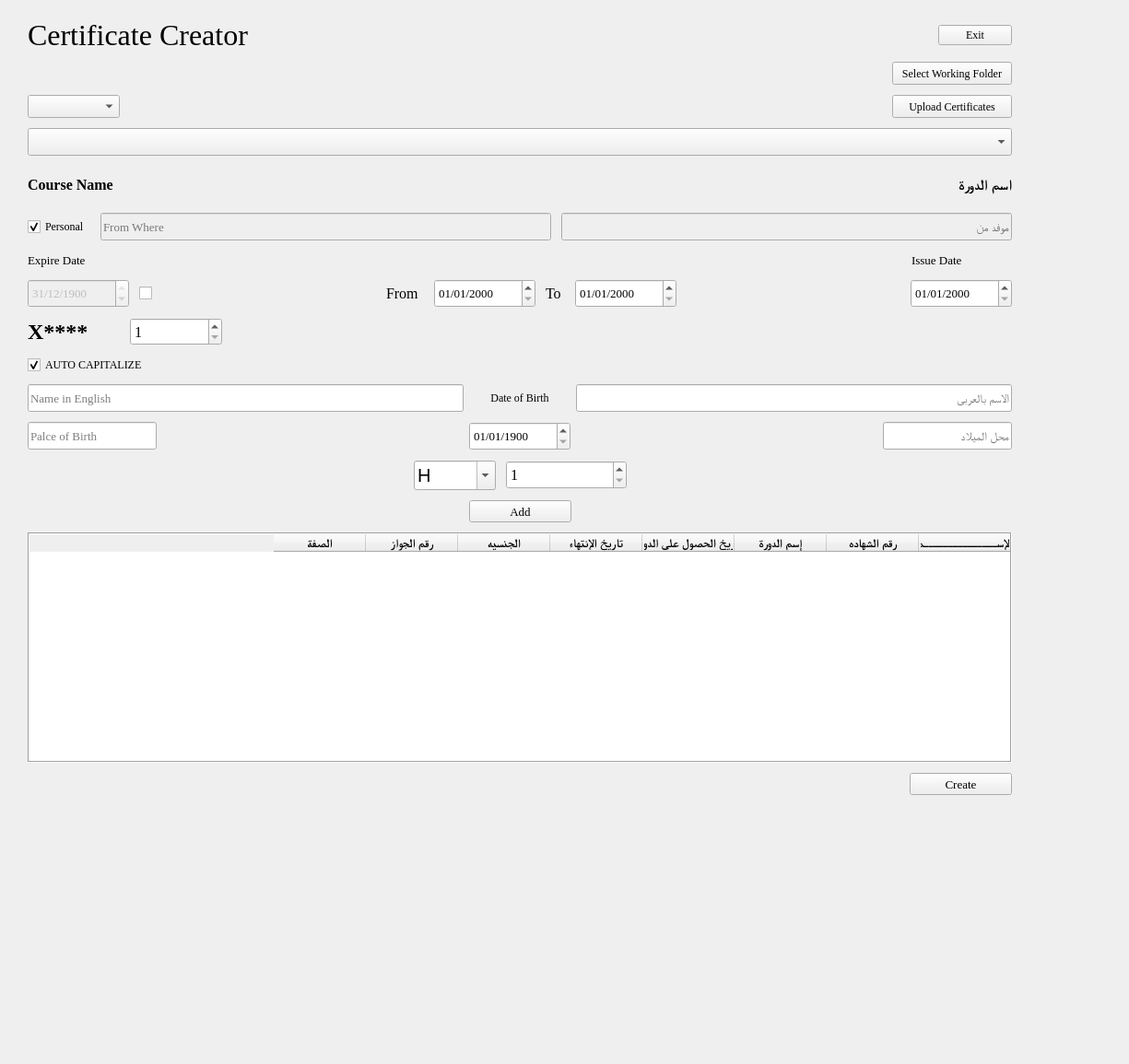
<?xml version="1.0" encoding="UTF-8"?>
<ui version="4.0">
 <class>Form</class>
 <widget class="QWidget" name="Form">
  <property name="geometry">
   <rect>
    <x>0</x>
    <y>0</y>
    <width>1225</width>
    <height>1155</height>
   </rect>
  </property>
  <property name="windowTitle">
   <string>Form</string>
  </property>
  <widget class="QWidget" name="verticalLayoutWidget">
   <property name="geometry">
    <rect>
     <x>10</x>
     <y>10</y>
     <width>1108</width>
     <height>924</height>
    </rect>
   </property>
   <layout class="QVBoxLayout" name="verticalLayout">
    <property name="spacing">
     <number>11</number>
    </property>
    <property name="leftMargin">
     <number>20</number>
    </property>
    <property name="topMargin">
     <number>10</number>
    </property>
    <property name="rightMargin">
     <number>20</number>
    </property>
    <property name="bottomMargin">
     <number>10</number>
    </property>
    <item>
     <layout class="QHBoxLayout" name="horizontalLayout_9">
      <item>
       <widget class="QLabel" name="Title">
        <property name="font">
         <font>
          <family>Times New Roman</family>
          <pointsize>24</pointsize>
         </font>
        </property>
        <property name="text">
         <string>Certificate Creator</string>
        </property>
        <property name="alignment">
         <set>Qt::AlignCenter</set>
        </property>
       </widget>
      </item>
      <item>
       <spacer name="horizontalSpacer_10">
        <property name="font">
         <font>
          <family>Times New Roman</family>
         </font>
        </property>
        <property name="orientation">
         <enum>Qt::Horizontal</enum>
        </property>
        <property name="sizeHint" stdset="0">
         <size>
          <width>40</width>
          <height>20</height>
         </size>
        </property>
       </spacer>
      </item>
      <item>
       <widget class="QPushButton" name="exit">
        <property name="font">
         <font>
          <family>Times New Roman</family>
         </font>
        </property>
        <property name="toolTip">
         <string>Exit Program</string>
        </property>
        <property name="text">
         <string>Exit</string>
        </property>
       </widget>
      </item>
     </layout>
    </item>
    <item>
     <layout class="QHBoxLayout" name="horizontalLayout_18"/>
    </item>
    <item>
     <layout class="QHBoxLayout" name="horizontalLayout">
      <property name="sizeConstraint">
       <enum>QLayout::SetDefaultConstraint</enum>
      </property>
      <item>
       <spacer name="horizontalSpacer_2">
        <property name="font">
         <font>
          <family>Times New Roman</family>
         </font>
        </property>
        <property name="orientation">
         <enum>Qt::Horizontal</enum>
        </property>
        <property name="sizeHint" stdset="0">
         <size>
          <width>40</width>
          <height>20</height>
         </size>
        </property>
       </spacer>
      </item>
      <item>
       <widget class="QLabel" name="workingPath">
        <property name="minimumSize">
         <size>
          <width>420</width>
          <height>20</height>
         </size>
        </property>
        <property name="font">
         <font>
          <family>Times New Roman</family>
         </font>
        </property>
        <property name="text">
         <string/>
        </property>
        <property name="alignment">
         <set>Qt::AlignRight|Qt::AlignTrailing|Qt::AlignVCenter</set>
        </property>
       </widget>
      </item>
      <item>
       <widget class="QPushButton" name="pickDirectory">
        <property name="minimumSize">
         <size>
          <width>130</width>
          <height>25</height>
         </size>
        </property>
        <property name="font">
         <font>
          <family>Times New Roman</family>
         </font>
        </property>
        <property name="toolTip">
         <string>Select Folder to save Certificates and Letter</string>
        </property>
        <property name="text">
         <string>Select Working Folder</string>
        </property>
       </widget>
      </item>
     </layout>
    </item>
    <item>
     <layout class="QHBoxLayout" name="horizontalLayout_13">
      <item>
       <widget class="QComboBox" name="issuer">
        <property name="minimumSize">
         <size>
          <width>100</width>
          <height>25</height>
         </size>
        </property>
        <property name="font">
         <font>
          <family>Times New Roman</family>
         </font>
        </property>
        <property name="toolTip">
         <string>Select Issuer for the Certificates</string>
        </property>
        <property name="placeholderText">
         <string>Issuer Name</string>
        </property>
       </widget>
      </item>
      <item>
       <spacer name="horizontalSpacer_6">
        <property name="orientation">
         <enum>Qt::Horizontal</enum>
        </property>
        <property name="sizeHint" stdset="0">
         <size>
          <width>40</width>
          <height>20</height>
         </size>
        </property>
       </spacer>
      </item>
      <item>
       <widget class="QLabel" name="CertError">
        <property name="minimumSize">
         <size>
          <width>420</width>
          <height>20</height>
         </size>
        </property>
        <property name="font">
         <font>
          <family>Times New Roman</family>
         </font>
        </property>
        <property name="acceptDrops">
         <bool>false</bool>
        </property>
        <property name="text">
         <string/>
        </property>
        <property name="alignment">
         <set>Qt::AlignRight|Qt::AlignTrailing|Qt::AlignVCenter</set>
        </property>
       </widget>
      </item>
      <item>
       <widget class="QPushButton" name="uploadCerts">
        <property name="minimumSize">
         <size>
          <width>130</width>
          <height>25</height>
         </size>
        </property>
        <property name="font">
         <font>
          <family>Times New Roman</family>
         </font>
        </property>
        <property name="toolTip">
         <string>Upload / Update Certificate</string>
        </property>
        <property name="text">
         <string>Upload Certificates</string>
        </property>
       </widget>
      </item>
     </layout>
    </item>
    <item>
     <widget class="QComboBox" name="course">
      <property name="minimumSize">
       <size>
        <width>0</width>
        <height>30</height>
       </size>
      </property>
      <property name="font">
       <font>
        <family>Times New Roman</family>
        <pointsize>10</pointsize>
       </font>
      </property>
      <property name="toolTip">
       <string>Select Course</string>
      </property>
      <property name="currentText">
       <string/>
      </property>
      <property name="placeholderText">
       <string>Course Name</string>
      </property>
      <property name="modelColumn">
       <number>0</number>
      </property>
     </widget>
    </item>
    <item>
     <layout class="QHBoxLayout" name="horizontalLayout_7">
      <item>
       <widget class="QLabel" name="Course_Name_En">
        <property name="minimumSize">
         <size>
          <width>0</width>
          <height>40</height>
         </size>
        </property>
        <property name="font">
         <font>
          <family>Times New Roman</family>
          <pointsize>12</pointsize>
          <bold>true</bold>
         </font>
        </property>
        <property name="text">
         <string>Course Name</string>
        </property>
        <property name="wordWrap">
         <bool>true</bool>
        </property>
       </widget>
      </item>
      <item>
       <widget class="QLabel" name="Course_Name_Ar">
        <property name="minimumSize">
         <size>
          <width>0</width>
          <height>40</height>
         </size>
        </property>
        <property name="font">
         <font>
          <family>Times New Roman</family>
          <pointsize>12</pointsize>
          <bold>true</bold>
         </font>
        </property>
        <property name="text">
         <string>اسم الدورة</string>
        </property>
        <property name="wordWrap">
         <bool>true</bool>
        </property>
       </widget>
      </item>
     </layout>
    </item>
    <item>
     <layout class="QHBoxLayout" name="horizontalLayout_15">
      <item>
       <widget class="QCheckBox" name="isPersonal">
        <property name="maximumSize">
         <size>
          <width>70</width>
          <height>16777215</height>
         </size>
        </property>
        <property name="font">
         <font>
          <family>Times New Roman</family>
         </font>
        </property>
        <property name="text">
         <string>Personal</string>
        </property>
        <property name="checked">
         <bool>true</bool>
        </property>
       </widget>
      </item>
      <item>
       <widget class="QLineEdit" name="fromWhere_en">
        <property name="enabled">
         <bool>false</bool>
        </property>
        <property name="minimumSize">
         <size>
          <width>350</width>
          <height>30</height>
         </size>
        </property>
        <property name="font">
         <font>
          <family>Times New Roman</family>
          <pointsize>10</pointsize>
         </font>
        </property>
        <property name="cursorPosition">
         <number>0</number>
        </property>
        <property name="dragEnabled">
         <bool>false</bool>
        </property>
        <property name="placeholderText">
         <string>From Where</string>
        </property>
        <property name="clearButtonEnabled">
         <bool>true</bool>
        </property>
       </widget>
      </item>
      <item>
       <widget class="QLineEdit" name="fromWhere_ar">
        <property name="enabled">
         <bool>false</bool>
        </property>
        <property name="minimumSize">
         <size>
          <width>350</width>
          <height>30</height>
         </size>
        </property>
        <property name="font">
         <font>
          <family>Times New Roman</family>
          <pointsize>10</pointsize>
         </font>
        </property>
        <property name="cursorPosition">
         <number>0</number>
        </property>
        <property name="alignment">
         <set>Qt::AlignLeading|Qt::AlignLeft|Qt::AlignVCenter</set>
        </property>
        <property name="dragEnabled">
         <bool>false</bool>
        </property>
        <property name="placeholderText">
         <string>موفد من</string>
        </property>
        <property name="clearButtonEnabled">
         <bool>true</bool>
        </property>
       </widget>
      </item>
     </layout>
    </item>
    <item>
     <layout class="QHBoxLayout" name="horizontalLayout_10">
      <item>
       <widget class="QLabel" name="label_3">
        <property name="minimumSize">
         <size>
          <width>91</width>
          <height>20</height>
         </size>
        </property>
        <property name="maximumSize">
         <size>
          <width>91</width>
          <height>20</height>
         </size>
        </property>
        <property name="font">
         <font>
          <family>Times New Roman</family>
          <pointsize>10</pointsize>
         </font>
        </property>
        <property name="text">
         <string>Expire Date</string>
        </property>
       </widget>
      </item>
      <item>
       <spacer name="horizontalSpacer_15">
        <property name="orientation">
         <enum>Qt::Horizontal</enum>
        </property>
        <property name="sizeHint" stdset="0">
         <size>
          <width>40</width>
          <height>20</height>
         </size>
        </property>
       </spacer>
      </item>
      <item>
       <widget class="QLabel" name="rulesCode">
        <property name="minimumSize">
         <size>
          <width>800</width>
          <height>0</height>
         </size>
        </property>
        <property name="font">
         <font>
          <family>Times New Roman</family>
          <pointsize>12</pointsize>
          <bold>true</bold>
         </font>
        </property>
        <property name="text">
         <string/>
        </property>
        <property name="alignment">
         <set>Qt::AlignCenter</set>
        </property>
        <property name="wordWrap">
         <bool>true</bool>
        </property>
       </widget>
      </item>
      <item>
       <spacer name="horizontalSpacer_7">
        <property name="font">
         <font>
          <family>Times New Roman</family>
         </font>
        </property>
        <property name="orientation">
         <enum>Qt::Horizontal</enum>
        </property>
        <property name="sizeHint" stdset="0">
         <size>
          <width>40</width>
          <height>20</height>
         </size>
        </property>
       </spacer>
      </item>
      <item>
       <widget class="QLabel" name="label">
        <property name="minimumSize">
         <size>
          <width>109</width>
          <height>20</height>
         </size>
        </property>
        <property name="maximumSize">
         <size>
          <width>91</width>
          <height>20</height>
         </size>
        </property>
        <property name="font">
         <font>
          <family>Times New Roman</family>
          <pointsize>10</pointsize>
         </font>
        </property>
        <property name="text">
         <string>Issue Date</string>
        </property>
       </widget>
      </item>
     </layout>
    </item>
    <item>
     <layout class="QHBoxLayout" name="horizontalLayout_14">
      <item>
       <widget class="QDateEdit" name="Expire_Date">
        <property name="enabled">
         <bool>false</bool>
        </property>
        <property name="minimumSize">
         <size>
          <width>110</width>
          <height>31</height>
         </size>
        </property>
        <property name="maximumSize">
         <size>
          <width>110</width>
          <height>31</height>
         </size>
        </property>
        <property name="font">
         <font>
          <family>Times New Roman</family>
          <pointsize>10</pointsize>
         </font>
        </property>
        <property name="displayFormat">
         <string>dd/MM/yyyy</string>
        </property>
        <property name="date">
         <date>
          <year>1900</year>
          <month>12</month>
          <day>31</day>
         </date>
        </property>
       </widget>
      </item>
      <item>
       <widget class="QCheckBox" name="checkBox">
        <property name="toolTip">
         <string>Enable editing Expire Date (not recommanded)</string>
        </property>
        <property name="text">
         <string/>
        </property>
       </widget>
      </item>
      <item>
       <spacer name="horizontalSpacer_14">
        <property name="orientation">
         <enum>Qt::Horizontal</enum>
        </property>
        <property name="sizeHint" stdset="0">
         <size>
          <width>40</width>
          <height>20</height>
         </size>
        </property>
       </spacer>
      </item>
      <item>
       <widget class="QLabel" name="FromLable">
        <property name="minimumSize">
         <size>
          <width>41</width>
          <height>16</height>
         </size>
        </property>
        <property name="maximumSize">
         <size>
          <width>41</width>
          <height>16</height>
         </size>
        </property>
        <property name="font">
         <font>
          <family>Times New Roman</family>
          <pointsize>12</pointsize>
          <bold>false</bold>
         </font>
        </property>
        <property name="text">
         <string>From</string>
        </property>
       </widget>
      </item>
      <item>
       <widget class="QDateEdit" name="From">
        <property name="minimumSize">
         <size>
          <width>110</width>
          <height>31</height>
         </size>
        </property>
        <property name="maximumSize">
         <size>
          <width>110</width>
          <height>31</height>
         </size>
        </property>
        <property name="font">
         <font>
          <family>Times New Roman</family>
          <pointsize>10</pointsize>
         </font>
        </property>
        <property name="displayFormat">
         <string>dd/MM/yyyy</string>
        </property>
       </widget>
      </item>
      <item>
       <widget class="QLabel" name="ToLabel">
        <property name="minimumSize">
         <size>
          <width>21</width>
          <height>16</height>
         </size>
        </property>
        <property name="maximumSize">
         <size>
          <width>21</width>
          <height>16</height>
         </size>
        </property>
        <property name="font">
         <font>
          <family>Times New Roman</family>
          <pointsize>12</pointsize>
          <bold>false</bold>
         </font>
        </property>
        <property name="text">
         <string>To</string>
        </property>
       </widget>
      </item>
      <item>
       <widget class="QDateEdit" name="To">
        <property name="minimumSize">
         <size>
          <width>110</width>
          <height>31</height>
         </size>
        </property>
        <property name="maximumSize">
         <size>
          <width>110</width>
          <height>31</height>
         </size>
        </property>
        <property name="font">
         <font>
          <family>Times New Roman</family>
          <pointsize>10</pointsize>
         </font>
        </property>
        <property name="displayFormat">
         <string>dd/MM/yyyy</string>
        </property>
       </widget>
      </item>
      <item>
       <spacer name="horizontalSpacer_13">
        <property name="orientation">
         <enum>Qt::Horizontal</enum>
        </property>
        <property name="sizeHint" stdset="0">
         <size>
          <width>40</width>
          <height>20</height>
         </size>
        </property>
       </spacer>
      </item>
      <item>
       <widget class="QDateEdit" name="Issue_Date">
        <property name="minimumSize">
         <size>
          <width>110</width>
          <height>31</height>
         </size>
        </property>
        <property name="maximumSize">
         <size>
          <width>110</width>
          <height>31</height>
         </size>
        </property>
        <property name="font">
         <font>
          <family>Times New Roman</family>
          <pointsize>10</pointsize>
         </font>
        </property>
        <property name="displayFormat">
         <string>dd/MM/yyyy</string>
        </property>
       </widget>
      </item>
     </layout>
    </item>
    <item>
     <layout class="QHBoxLayout" name="horizontalLayout_2">
      <property name="sizeConstraint">
       <enum>QLayout::SetNoConstraint</enum>
      </property>
      <item>
       <widget class="QLabel" name="courseCode">
        <property name="minimumSize">
         <size>
          <width>100</width>
          <height>0</height>
         </size>
        </property>
        <property name="font">
         <font>
          <family>Times New Roman</family>
          <pointsize>18</pointsize>
          <bold>true</bold>
         </font>
        </property>
        <property name="text">
         <string>X****</string>
        </property>
        <property name="alignment">
         <set>Qt::AlignLeading|Qt::AlignLeft|Qt::AlignVCenter</set>
        </property>
       </widget>
      </item>
      <item>
       <widget class="QSpinBox" name="CertNo">
        <property name="minimumSize">
         <size>
          <width>100</width>
          <height>30</height>
         </size>
        </property>
        <property name="font">
         <font>
          <family>Times New Roman</family>
          <pointsize>12</pointsize>
          <bold>false</bold>
         </font>
        </property>
        <property name="minimum">
         <number>1</number>
        </property>
        <property name="maximum">
         <number>9999999</number>
        </property>
       </widget>
      </item>
      <item>
       <spacer name="horizontalSpacer">
        <property name="font">
         <font>
          <family>Times New Roman</family>
         </font>
        </property>
        <property name="orientation">
         <enum>Qt::Horizontal</enum>
        </property>
        <property name="sizeHint" stdset="0">
         <size>
          <width>40</width>
          <height>20</height>
         </size>
        </property>
       </spacer>
      </item>
     </layout>
    </item>
    <item>
     <widget class="QCheckBox" name="autoCaps">
      <property name="font">
       <font>
        <family>Times New Roman</family>
       </font>
      </property>
      <property name="text">
       <string>AUTO CAPITALIZE</string>
      </property>
      <property name="checked">
       <bool>true</bool>
      </property>
     </widget>
    </item>
    <item>
     <layout class="QHBoxLayout" name="horizontalLayout_4">
      <item>
       <widget class="QLineEdit" name="Name_En">
        <property name="minimumSize">
         <size>
          <width>330</width>
          <height>30</height>
         </size>
        </property>
        <property name="maximumSize">
         <size>
          <width>680</width>
          <height>16777215</height>
         </size>
        </property>
        <property name="font">
         <font>
          <family>Times New Roman</family>
          <pointsize>10</pointsize>
         </font>
        </property>
        <property name="cursorPosition">
         <number>0</number>
        </property>
        <property name="dragEnabled">
         <bool>false</bool>
        </property>
        <property name="placeholderText">
         <string>Name in English</string>
        </property>
        <property name="clearButtonEnabled">
         <bool>true</bool>
        </property>
       </widget>
      </item>
      <item>
       <widget class="QLabel" name="label_2">
        <property name="minimumSize">
         <size>
          <width>100</width>
          <height>0</height>
         </size>
        </property>
        <property name="font">
         <font>
          <family>Times New Roman</family>
         </font>
        </property>
        <property name="text">
         <string>Date of Birth</string>
        </property>
        <property name="alignment">
         <set>Qt::AlignCenter</set>
        </property>
       </widget>
      </item>
      <item>
       <widget class="QLineEdit" name="Name_Ar">
        <property name="minimumSize">
         <size>
          <width>330</width>
          <height>30</height>
         </size>
        </property>
        <property name="maximumSize">
         <size>
          <width>680</width>
          <height>16777215</height>
         </size>
        </property>
        <property name="font">
         <font>
          <family>Times New Roman</family>
          <pointsize>10</pointsize>
         </font>
        </property>
        <property name="cursorPosition">
         <number>0</number>
        </property>
        <property name="alignment">
         <set>Qt::AlignLeading|Qt::AlignLeft|Qt::AlignVCenter</set>
        </property>
        <property name="dragEnabled">
         <bool>false</bool>
        </property>
        <property name="placeholderText">
         <string>الاسم بالعربى</string>
        </property>
        <property name="clearButtonEnabled">
         <bool>true</bool>
        </property>
       </widget>
      </item>
     </layout>
    </item>
    <item>
     <layout class="QHBoxLayout" name="horizontalLayout_5">
      <item>
       <widget class="QLineEdit" name="Place_of_Birth_En">
        <property name="minimumSize">
         <size>
          <width>140</width>
          <height>30</height>
         </size>
        </property>
        <property name="maximumSize">
         <size>
          <width>140</width>
          <height>30</height>
         </size>
        </property>
        <property name="font">
         <font>
          <family>Times New Roman</family>
          <pointsize>10</pointsize>
         </font>
        </property>
        <property name="maxLength">
         <number>12</number>
        </property>
        <property name="cursorPosition">
         <number>0</number>
        </property>
        <property name="dragEnabled">
         <bool>false</bool>
        </property>
        <property name="placeholderText">
         <string>Palce of Birth</string>
        </property>
        <property name="clearButtonEnabled">
         <bool>true</bool>
        </property>
       </widget>
      </item>
      <item>
       <spacer name="horizontalSpacer_11">
        <property name="font">
         <font>
          <family>Times New Roman</family>
         </font>
        </property>
        <property name="orientation">
         <enum>Qt::Horizontal</enum>
        </property>
        <property name="sizeHint" stdset="0">
         <size>
          <width>40</width>
          <height>20</height>
         </size>
        </property>
       </spacer>
      </item>
      <item>
       <widget class="QDateEdit" name="Date_of_Birth">
        <property name="minimumSize">
         <size>
          <width>110</width>
          <height>31</height>
         </size>
        </property>
        <property name="maximumSize">
         <size>
          <width>110</width>
          <height>31</height>
         </size>
        </property>
        <property name="font">
         <font>
          <family>Times New Roman</family>
          <pointsize>10</pointsize>
         </font>
        </property>
        <property name="dateTime">
         <datetime>
          <hour>0</hour>
          <minute>0</minute>
          <second>0</second>
          <year>1900</year>
          <month>1</month>
          <day>1</day>
         </datetime>
        </property>
        <property name="displayFormat">
         <string>dd/MM/yyyy</string>
        </property>
        <property name="date">
         <date>
          <year>1900</year>
          <month>1</month>
          <day>1</day>
         </date>
        </property>
       </widget>
      </item>
      <item>
       <spacer name="horizontalSpacer_3">
        <property name="font">
         <font>
          <family>Times New Roman</family>
         </font>
        </property>
        <property name="orientation">
         <enum>Qt::Horizontal</enum>
        </property>
        <property name="sizeHint" stdset="0">
         <size>
          <width>40</width>
          <height>20</height>
         </size>
        </property>
       </spacer>
      </item>
      <item>
       <widget class="QLineEdit" name="Place_of_Birth_Ar">
        <property name="minimumSize">
         <size>
          <width>140</width>
          <height>30</height>
         </size>
        </property>
        <property name="maximumSize">
         <size>
          <width>140</width>
          <height>30</height>
         </size>
        </property>
        <property name="font">
         <font>
          <family>Times New Roman</family>
          <pointsize>10</pointsize>
         </font>
        </property>
        <property name="maxLength">
         <number>12</number>
        </property>
        <property name="cursorPosition">
         <number>0</number>
        </property>
        <property name="dragEnabled">
         <bool>false</bool>
        </property>
        <property name="placeholderText">
         <string>محل الميلاد</string>
        </property>
        <property name="clearButtonEnabled">
         <bool>true</bool>
        </property>
       </widget>
      </item>
     </layout>
    </item>
    <item>
     <layout class="QHBoxLayout" name="horizontalLayout_6"/>
    </item>
    <item>
     <layout class="QHBoxLayout" name="horizontalLayout_11">
      <item>
       <spacer name="horizontalSpacer_8">
        <property name="font">
         <font>
          <family>Times New Roman</family>
         </font>
        </property>
        <property name="orientation">
         <enum>Qt::Horizontal</enum>
        </property>
        <property name="sizeHint" stdset="0">
         <size>
          <width>40</width>
          <height>20</height>
         </size>
        </property>
       </spacer>
      </item>
      <item>
       <widget class="QComboBox" name="comboBox">
        <property name="minimumSize">
         <size>
          <width>89</width>
          <height>32</height>
         </size>
        </property>
        <property name="maximumSize">
         <size>
          <width>89</width>
          <height>32</height>
         </size>
        </property>
        <property name="font">
         <font>
          <pointsize>15</pointsize>
         </font>
        </property>
        <property name="toolTip">
         <string>Select Registration Code (it's customizable)</string>
        </property>
        <property name="editable">
         <bool>true</bool>
        </property>
        <property name="currentText">
         <string>H</string>
        </property>
        <property name="placeholderText">
         <string/>
        </property>
        <item>
         <property name="text">
          <string>H</string>
         </property>
        </item>
        <item>
         <property name="text">
          <string>NR</string>
         </property>
        </item>
       </widget>
      </item>
      <item>
       <widget class="QSpinBox" name="regNo">
        <property name="minimumSize">
         <size>
          <width>131</width>
          <height>31</height>
         </size>
        </property>
        <property name="maximumSize">
         <size>
          <width>131</width>
          <height>31</height>
         </size>
        </property>
        <property name="font">
         <font>
          <family>Times New Roman</family>
          <pointsize>12</pointsize>
         </font>
        </property>
        <property name="minimum">
         <number>1</number>
        </property>
        <property name="maximum">
         <number>9999999</number>
        </property>
        <property name="displayIntegerBase">
         <number>10</number>
        </property>
       </widget>
      </item>
      <item>
       <spacer name="horizontalSpacer_9">
        <property name="font">
         <font>
          <family>Times New Roman</family>
         </font>
        </property>
        <property name="orientation">
         <enum>Qt::Horizontal</enum>
        </property>
        <property name="sizeHint" stdset="0">
         <size>
          <width>40</width>
          <height>20</height>
         </size>
        </property>
       </spacer>
      </item>
     </layout>
    </item>
    <item>
     <layout class="QHBoxLayout" name="horizontalLayout_3">
      <item>
       <spacer name="horizontalSpacer_4">
        <property name="orientation">
         <enum>Qt::Horizontal</enum>
        </property>
        <property name="sizeHint" stdset="0">
         <size>
          <width>40</width>
          <height>20</height>
         </size>
        </property>
       </spacer>
      </item>
      <item>
       <widget class="QPushButton" name="AddButton">
        <property name="minimumSize">
         <size>
          <width>111</width>
          <height>24</height>
         </size>
        </property>
        <property name="maximumSize">
         <size>
          <width>111</width>
          <height>24</height>
         </size>
        </property>
        <property name="font">
         <font>
          <family>Times New Roman</family>
          <pointsize>10</pointsize>
         </font>
        </property>
        <property name="toolTip">
         <string>Add Certificate to Letter</string>
        </property>
        <property name="text">
         <string>Add</string>
        </property>
       </widget>
      </item>
      <item>
       <spacer name="horizontalSpacer_12">
        <property name="orientation">
         <enum>Qt::Horizontal</enum>
        </property>
        <property name="sizeHint" stdset="0">
         <size>
          <width>40</width>
          <height>20</height>
         </size>
        </property>
       </spacer>
      </item>
     </layout>
    </item>
    <item>
     <widget class="QTableWidget" name="tableWidget">
      <property name="minimumSize">
       <size>
        <width>0</width>
        <height>250</height>
       </size>
      </property>
      <property name="font">
       <font>
        <family>Times New Roman</family>
       </font>
      </property>
      <property name="layoutDirection">
       <enum>Qt::RightToLeft</enum>
      </property>
      <property name="autoFillBackground">
       <bool>false</bool>
      </property>
      <property name="frameShape">
       <enum>QFrame::Box</enum>
      </property>
      <property name="frameShadow">
       <enum>QFrame::Sunken</enum>
      </property>
      <property name="lineWidth">
       <number>1</number>
      </property>
      <property name="midLineWidth">
       <number>0</number>
      </property>
      <property name="selectionMode">
       <enum>QAbstractItemView::ExtendedSelection</enum>
      </property>
      <property name="selectionBehavior">
       <enum>QAbstractItemView::SelectRows</enum>
      </property>
      <column>
       <property name="text">
        <string>الإســـــــــــــــم</string>
       </property>
       <property name="font">
        <font>
         <family>Times New Roman</family>
         <pointsize>10</pointsize>
         <bold>true</bold>
        </font>
       </property>
       <property name="background">
        <color alpha="0">
         <red>255</red>
         <green>255</green>
         <blue>255</blue>
        </color>
       </property>
      </column>
      <column>
       <property name="text">
        <string>رقم الشهاده</string>
       </property>
       <property name="font">
        <font>
         <family>Times New Roman</family>
         <pointsize>10</pointsize>
         <bold>true</bold>
        </font>
       </property>
      </column>
      <column>
       <property name="text">
        <string>إسم الدورة</string>
       </property>
       <property name="font">
        <font>
         <family>Times New Roman</family>
         <pointsize>10</pointsize>
         <bold>true</bold>
        </font>
       </property>
      </column>
      <column>
       <property name="text">
        <string>تاريخ الحصول على الدورة</string>
       </property>
       <property name="font">
        <font>
         <family>Times New Roman</family>
         <pointsize>10</pointsize>
         <bold>true</bold>
        </font>
       </property>
      </column>
      <column>
       <property name="text">
        <string>تاريخ الإنتهاء</string>
       </property>
       <property name="font">
        <font>
         <family>Times New Roman</family>
         <pointsize>10</pointsize>
         <bold>true</bold>
        </font>
       </property>
      </column>
      <column>
       <property name="text">
        <string>الجنسيه</string>
       </property>
       <property name="font">
        <font>
         <family>Times New Roman</family>
         <pointsize>10</pointsize>
         <bold>true</bold>
        </font>
       </property>
      </column>
      <column>
       <property name="text">
        <string>رقم الجواز</string>
       </property>
       <property name="font">
        <font>
         <family>Times New Roman</family>
         <pointsize>10</pointsize>
         <bold>true</bold>
        </font>
       </property>
      </column>
      <column>
       <property name="text">
        <string>الصفة</string>
       </property>
       <property name="font">
        <font>
         <family>Times New Roman</family>
         <pointsize>10</pointsize>
         <bold>true</bold>
        </font>
       </property>
      </column>
     </widget>
    </item>
    <item>
     <layout class="QHBoxLayout" name="horizontalLayout_12">
      <item>
       <spacer name="horizontalSpacer_5">
        <property name="orientation">
         <enum>Qt::Horizontal</enum>
        </property>
        <property name="sizeHint" stdset="0">
         <size>
          <width>40</width>
          <height>20</height>
         </size>
        </property>
       </spacer>
      </item>
      <item>
       <widget class="QLabel" name="resultLabel">
        <property name="minimumSize">
         <size>
          <width>851</width>
          <height>20</height>
         </size>
        </property>
        <property name="font">
         <font>
          <family>Times New Roman</family>
         </font>
        </property>
        <property name="text">
         <string/>
        </property>
        <property name="alignment">
         <set>Qt::AlignRight|Qt::AlignTrailing|Qt::AlignVCenter</set>
        </property>
       </widget>
      </item>
      <item>
       <widget class="QPushButton" name="CreateButton">
        <property name="minimumSize">
         <size>
          <width>111</width>
          <height>24</height>
         </size>
        </property>
        <property name="maximumSize">
         <size>
          <width>111</width>
          <height>24</height>
         </size>
        </property>
        <property name="font">
         <font>
          <family>Times New Roman</family>
          <pointsize>10</pointsize>
         </font>
        </property>
        <property name="toolTip">
         <string>Generate Certificates and Letter for Course</string>
        </property>
        <property name="inputMethodHints">
         <set>Qt::ImhNone</set>
        </property>
        <property name="text">
         <string>Create</string>
        </property>
        <property name="checkable">
         <bool>false</bool>
        </property>
        <property name="flat">
         <bool>false</bool>
        </property>
       </widget>
      </item>
     </layout>
    </item>
    <item>
     <spacer name="verticalSpacer">
      <property name="font">
       <font>
        <family>Times New Roman</family>
       </font>
      </property>
      <property name="orientation">
       <enum>Qt::Vertical</enum>
      </property>
      <property name="sizeHint" stdset="0">
       <size>
        <width>20</width>
        <height>40</height>
       </size>
      </property>
     </spacer>
    </item>
   </layout>
  </widget>
 </widget>
 <resources/>
 <connections>
  <connection>
   <sender>isPersonal</sender>
   <signal>toggled(bool)</signal>
   <receiver>fromWhere_en</receiver>
   <slot>setDisabled(bool)</slot>
   <hints>
    <hint type="sourcelabel">
     <x>95</x>
     <y>270</y>
    </hint>
    <hint type="destinationlabel">
     <x>249</x>
     <y>276</y>
    </hint>
   </hints>
  </connection>
  <connection>
   <sender>isPersonal</sender>
   <signal>toggled(bool)</signal>
   <receiver>fromWhere_ar</receiver>
   <slot>setDisabled(bool)</slot>
   <hints>
    <hint type="sourcelabel">
     <x>95</x>
     <y>270</y>
    </hint>
    <hint type="destinationlabel">
     <x>1121</x>
     <y>276</y>
    </hint>
   </hints>
  </connection>
  <connection>
   <sender>checkBox</sender>
   <signal>toggled(bool)</signal>
   <receiver>Expire_Date</receiver>
   <slot>setEnabled(bool)</slot>
   <hints>
    <hint type="sourcelabel">
     <x>154</x>
     <y>335</y>
    </hint>
    <hint type="destinationlabel">
     <x>104</x>
     <y>339</y>
    </hint>
   </hints>
  </connection>
 </connections>
</ui>
